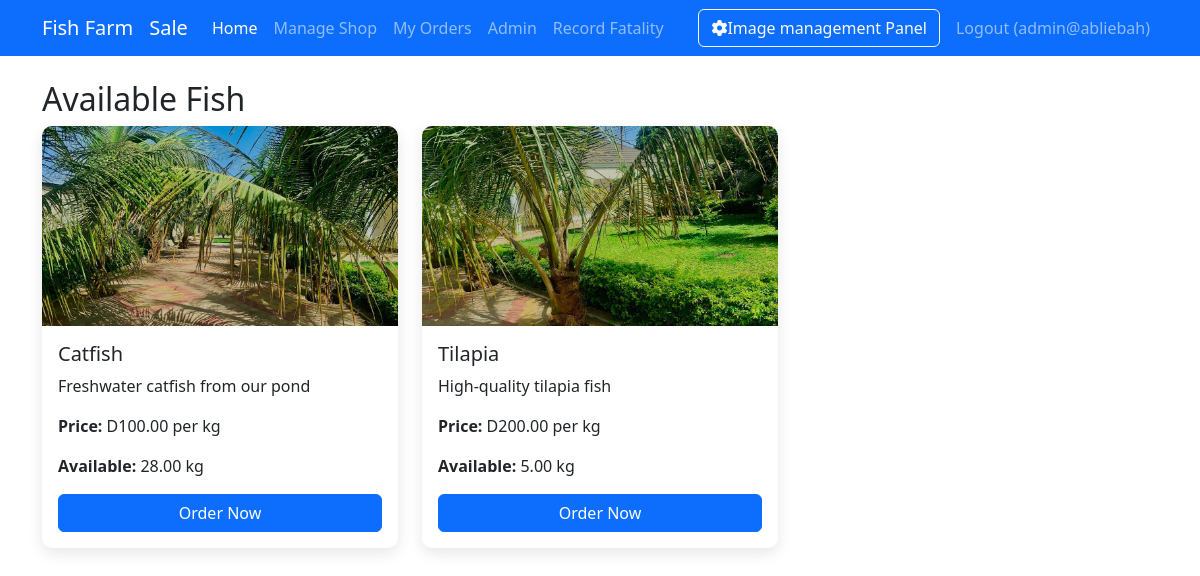
/index.php (signed in), run on an earlier commit of the app's database.
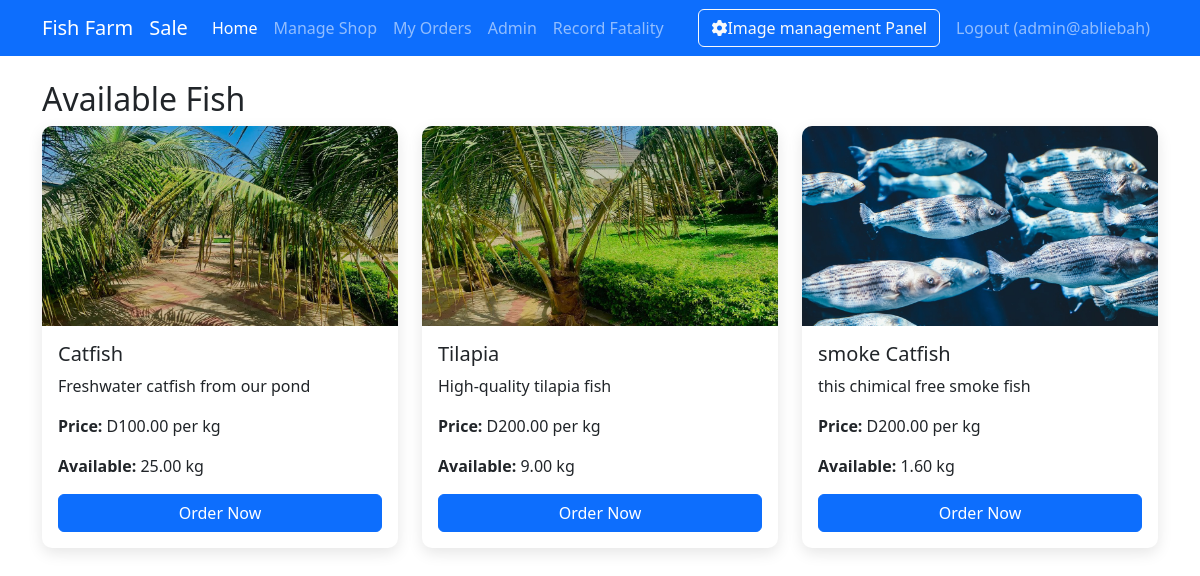
And on a later commit of the database.
### tables this page shows
CREATE TABLE `fish_types` (
  `id` int(11) NOT NULL,
  `name` varchar(50) NOT NULL,
  `description` text DEFAULT NULL,
  `price_per_kg` decimal(10,2) NOT NULL,
  `image_path` varchar(255) DEFAULT NULL
);

CREATE TABLE `inventory` (
  `id` int(11) NOT NULL,
  `fish_type_id` int(11) NOT NULL,
  `quantity_kg` decimal(10,2) NOT NULL,
  `last_updated` timestamp NOT NULL DEFAULT current_timestamp() ON UPDATE current_timestamp()
);

### auth.php (called while the page is built, shortened)
<?php
function checkEmployeePermission($permission)
{
    if (!isLoggedIn() || $_SESSION['role'] !== 'employee') return false;
}
function canEmployeeRecordFatality()
{
    return checkEmployeePermission('can_record_fatality');
}
function isLoggedIn()
{
    return isset($_SESSION['user_id']);
}
function isAdmin()
{
    return isLoggedIn() && $_SESSION['role'] === 'admin';
}
function isEmployee()
{
    return isLoggedIn() && $_SESSION['role'] === 'employee';
}

### functions.php (called while the page is built, shortened)
<?php
require_once 'config.php';
function getAllFishTypes()
{
    global $pdo;
    $stmt = $pdo->query("SELECT * FROM fish_types");
    return $stmt->fetchAll();
}
function getInventory()
{
    global $pdo;
    $stmt = $pdo->query("SELECT i.*, f.name, f.price_per_kg FROM inventory i JOIN fish_types f ON i.fish_type_id = f.id");
    return $stmt->fetchAll();
}

### index.php (the view, shortened to what this page needs)
<?php
require_once 'auth.php';
require_once 'functions.php';
$fishTypes = getAllFishTypes();
$inventory = getInventory();
?>
<!DOCTYPE html>
<html lang="en">
<head>
    <link href="https://cdn.jsdelivr.net/npm/bootstrap@5.3.0/dist/css/bootstrap.min.css" rel="stylesheet">
</head>
<body>
    <nav class="navbar navbar-expand-lg navbar-dark bg-primary">
        <div class="container">
            <a class="navbar-brand" href="#">Fish Farm</a>
            <?php if (isEmployee() || isadmin()): ?>
                <a class="navbar-brand" href="employee_sales.php">Sale</a>
            <?php endif; ?>
            <div class="collapse navbar-collapse" id="navbarNav">
                <ul class="navbar-nav me-auto">
                    <li class="nav-item">
                        <a class="nav-link active" href="index.php">Home</a>
                    </li>
                    <?php if (isEmployee() || isAdmin()): ?>
                        <li class="nav-item">
                            <a class="nav-link" href="shop_management.php">Manage Shop</a>
                        </li>
                    <?php endif; ?>
                    <li class="nav-item">
                        <a class="nav-link" href="orders.php">My Orders</a>
                    </li>
                    <?php if (isAdmin()): ?>
                        <li class="nav-item">
                            <a class="nav-link" href="admin.php">Admin</a>
                        </li>
                    <?php endif; ?>
                    <?php if (canEmployeeRecordFatality() || isAdmin()): ?>
                        <li class="nav-item">
                            <a class="nav-link <?= basename($_SERVER['PHP_SELF']) === 'fatality_records.php' ? 'active' : '' ?>" href="fatality_records.php">Record Fatality</a>
                        </li>
                    <?php endif; ?>
                </ul>
                <div class="d-flex">
                    <?php if (isset($_SESSION['user_id']) && $_SESSION['role'] === 'admin'): ?>
                        <a href="admin_dashboard.php" class="btn btn-outline-light me-2">
                            <i class="fas fa-cog"></i>Image management Panel
                        </a>
                    <?php else: ?>
                    <?php endif; ?>
                </div>
                <ul class="navbar-nav">
                    <li class="nav-item">
                        <a class="nav-link" href="logout.php">Logout (<?= htmlspecialchars($_SESSION['username']) ?>)</a>
                    </li>
                </ul>
            </div>
        </div>
    </nav>
    <div class="container mt-4">
        <h2>Available Fish</h2>
        <div class="row">
            <?php foreach ($fishTypes as $fish): ?>
                <div class="col-md-4 mb-4">
                    <div class="card fish-card">
                        <?php if (!empty($fish['image_path'])): ?>
                            <img src="<?= htmlspecialchars($fish['image_path']) ?>" class="fish-img" alt="<?= htmlspecialchars($fish['name']) ?>">
                        <?php else: ?>
                            <div class="fish-icon">
                                <i class="fas fa-fish"></i>
                            </div>
                        <?php endif; ?>
                        <div class="card-body">
                            <h5 class="card-title"><?= htmlspecialchars($fish['name']) ?></h5>
                            <p class="card-text"><?= htmlspecialchars($fish['description']) ?></p>
                            <p class="card-text"><strong>Price:</strong> D<?= number_format($fish['price_per_kg'], 2) ?> per kg</p>
                            <p class="card-text">
                                <strong>Available:</strong>
                                <?php
                                $available = 0;
                                foreach ($inventory as $item) {
                                    if ($item['fish_type_id'] == $fish['id']) {
                                        $available = $item['quantity_kg'];
                                        break;
                                    }
                                }
                                echo number_format($available, 2) . ' kg';
                                ?>
                            </p>
                            <?php if ($available > 0): ?>
                                <a href="order.php?fish_id=<?= $fish['id'] ?>" class="btn btn-primary mt-auto">Order Now</a>
                            <?php else: ?>
                                <button class="btn btn-secondary mt-auto" disabled>Out of Stock</button>
                            <?php endif; ?>
                        </div>
                    </div>
                </div>
            <?php endforeach; ?>
        </div>
    </div>
</body>
</html>

### index.php (style rules this page uses)
.fish-card { transition: all 0.3s ease; height: 100%; border: none; box-shadow: 0 5px 15px rgba(0, 0, 0, 0.1); border-radius: 10px; overflow: hidden; display: flex; flex-direction: column; }
.fish-card .card-body { flex: 1; display: flex; flex-direction: column; }
.fish-card .card-body p { flex: 1; }
.fish-img { height: 200px; object-fit: cover; width: 100%; }

What changed in the data, as far as the page shows it:
changed inventory (number 1 of 3 on the later page): quantity_kg "28.00" → "25.00"
changed inventory (number 2 of 3 on the later page): quantity_kg "5.00" → "9.00"
added fish_types: image_path (picture), name "smoke Catfish", description "this chimical free smoke fish", price_per_kg "200.00"
added inventory: quantity_kg "1.60"
